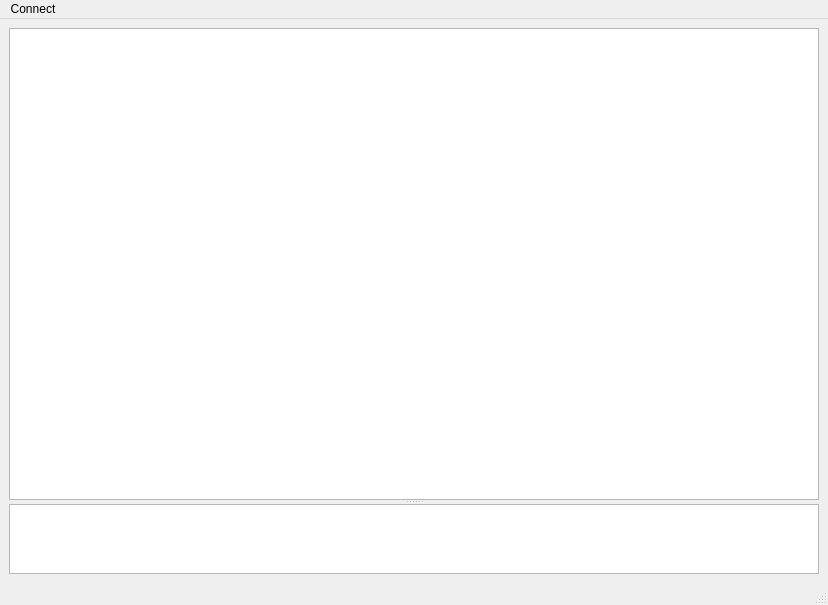
<?xml version="1.0" encoding="UTF-8"?>
<ui version="4.0">
 <class>RadioSondes</class>
 <widget class="QMainWindow" name="RadioSondes">
  <property name="geometry">
   <rect>
    <x>0</x>
    <y>0</y>
    <width>828</width>
    <height>605</height>
   </rect>
  </property>
  <property name="minimumSize">
   <size>
    <width>800</width>
    <height>600</height>
   </size>
  </property>
  <property name="windowTitle">
   <string>Radio Sondes Tracker</string>
  </property>
  <widget class="QWidget" name="centralwidget">
   <layout class="QGridLayout" name="gridLayout_2">
    <item row="0" column="0">
     <widget class="QSplitter" name="splitter">
      <property name="orientation">
       <enum>Qt::Vertical</enum>
      </property>
      <widget class="QTableWidget" name="tableWidget"/>
      <widget class="QTableView" name="tableView_2">
       <property name="sizeAdjustPolicy">
        <enum>QAbstractScrollArea::AdjustToContents</enum>
       </property>
       <attribute name="verticalHeaderCascadingSectionResizes">
        <bool>false</bool>
       </attribute>
      </widget>
     </widget>
    </item>
   </layout>
  </widget>
  <widget class="QMenuBar" name="menubar">
   <property name="geometry">
    <rect>
     <x>0</x>
     <y>0</y>
     <width>828</width>
     <height>21</height>
    </rect>
   </property>
   <widget class="QMenu" name="menuConnect">
    <property name="title">
     <string>Connect</string>
    </property>
    <addaction name="actionNew_DB_Connection"/>
   </widget>
   <addaction name="menuConnect"/>
  </widget>
  <widget class="QStatusBar" name="statusbar"/>
  <action name="actionNew_DB_Connection">
   <property name="text">
    <string>New DB Connection</string>
   </property>
  </action>
 </widget>
 <resources/>
 <connections/>
</ui>
